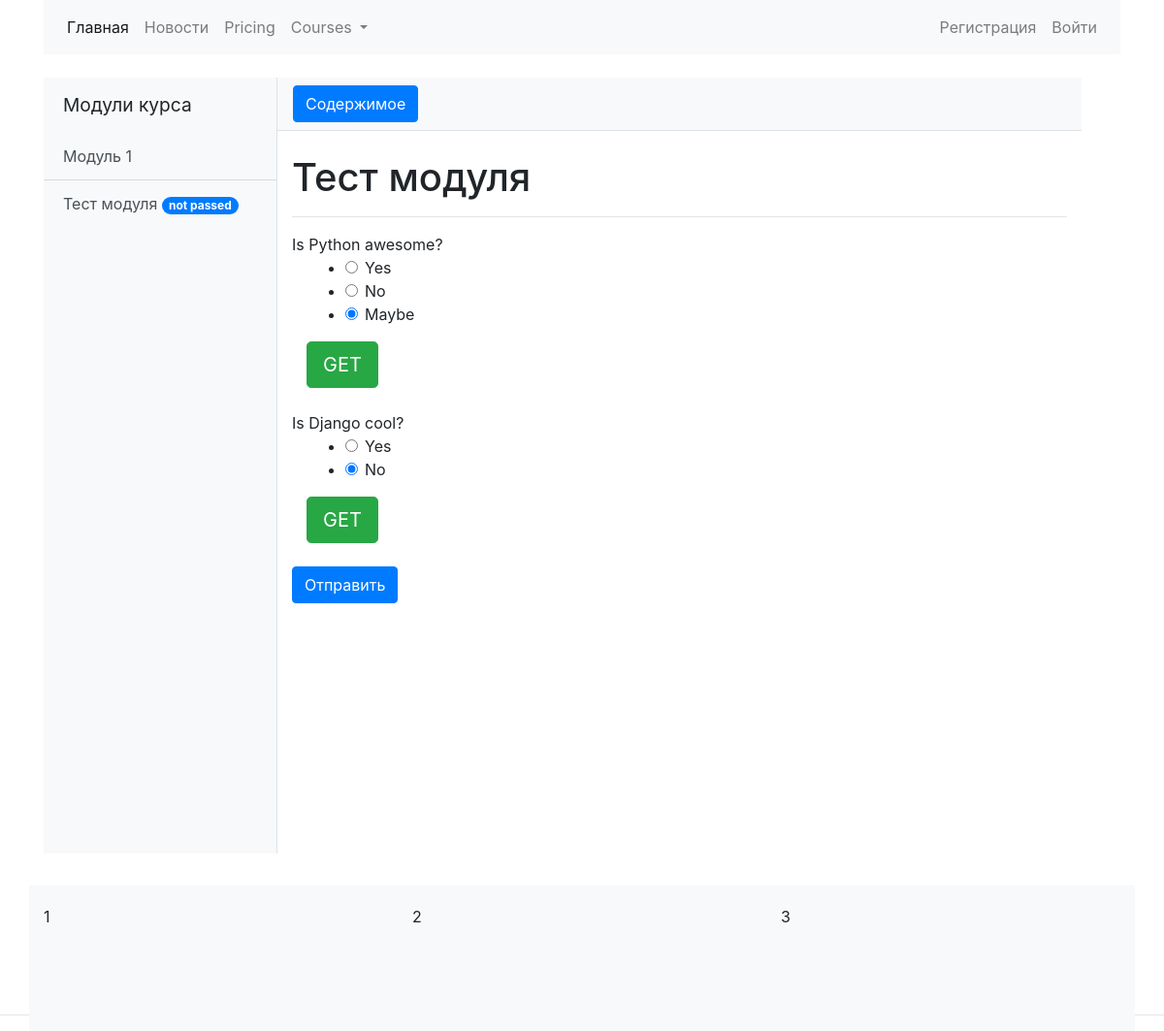
The app's page /courses/test/1 with its own data.
### courses/models.py (models this page shows, shortened)
class CourseAbstractModel(models.Model):
    title = models.CharField(max_length=200, blank=False)
    slug = models.SlugField(max_length=200, unique=True)
    owner = models.ForeignKey(settings.AUTH_USER_MODEL, on_delete=models.CASCADE)
    create_date = models.DateTimeField(auto_now_add=True)
    update_date = models.DateTimeField(auto_now=True)
    class Meta:
        abstract = True
    def __str__(self):
        return self.title

class Module(CourseAbstractModel):
    course = models.ForeignKey(Course, on_delete=models.CASCADE)
    description = RichTextField(blank=True, null=True)
    content = RichTextUploadingField(blank=True, null=True)

class ModuleTest(CourseAbstractModel):
    module = models.OneToOneField(Module, on_delete=models.CASCADE)

class Question(models.Model):
    module_test = models.ForeignKey(ModuleTest, on_delete=models.CASCADE)
    question = models.CharField(max_length=256, null=False, blank=False)

class Answer(models.Model):
    question = models.ForeignKey(Question, on_delete=models.CASCADE)
    answer = models.CharField(max_length=256, blank=False, null=False)
    is_correct = models.BooleanField(default=False)

### courses/views.py (the view, shortened to what this page needs)
# urls.py: path('test/<int:pk>', views.ModuleTestDetailView.as_view(), name='module_test')
class ModuleTestDetailView(DetailView):
    model = models.ModuleTest
    template_name = 'courses/module/module_test_detail.html'
    context_object_name = 'test'
    def get(self, request, *args, **kwargs):
        return super().get(request, *args, **kwargs)

### courses/templates/courses/module/module_test_detail.html (shortened to what this page needs)
{% extends 'index/base.html'%}
{% load static %}
{% block body %}
{% with course=test.module.course %}
  <div class="d-flex" id="wrapper">
{% include 'courses/module_sidebar.html' %}
       <div id="page-content-wrapper">
      <nav class="navbar navbar-expand-lg navbar-light bg-light border-bottom">
        <button class="btn btn-primary" id="menu-toggle">Содержимое</button>
      </nav>
      <div class="container-fluid">
        <h1 class="mt-4">
            {{ test.title }}</h1>
          <hr>
          {% for question in test.question_set.all %}
          {{ question.question }}
          <form action="" method="post">
                  <div class="container">
                      <ul id="test-id">
                          {% for answer in question.answer_set.all %}
                            <li class="t1">
                                <div class="form-check">
                                    <input class="form-check-input" type="radio" name="answer_radio" id="answer_radio" value="{{ answer.id }}" checked>
                                    <label class="form-check-label" for="answer_radio">{{ answer.answer }}</label>
                                </div>
                            </li>
                          {% endfor %}
                      </ul>
                      <button type="button" class="btn btn-success btn-lg answer">GET</button>
                  </div>
          </form>
          <br>
              {% endfor %}
          <input class="btn btn-primary" type="submit" value="Отправить">
      </div>
    </div>
{% endwith %}
      <form action="" method="post">
      </form>
{% endblock %}

### courses/templates/courses/module_sidebar.html
    {% if course.module_set %}
    <div class="bg-light border-right" id="sidebar-wrapper">
      <div class="sidebar-heading">Модули курса </div>
      <div class="list-group list-group-flush">
              {% for class_module in course.module_set.all %}
                  <a href="{% url 'courses:module_detail' class_module.id %}" class="list-group-item list-group-item-action bg-light
                      {% if class_module == module %}disabled{% endif %}">
                      {{ class_module }}
                  </a>
              {% if class_module.moduletest %}
                  <a href="{% url 'courses:module_test' class_module.moduletest.id %}" class="list-group-item list-group-item-action bg-light">{{ class_module.moduletest.title }}
                  <span class="badge badge-primary badge-pill">not passed</span>
                  </a>
              {% endif %}
              {% endfor %}
      </div>
    </div>
    {% endif %}

### static/css/simple-sidebar.css (style rules this page uses)
#wrapper { overflow-x: hidden; }
#sidebar-wrapper { min-height: 100vh; margin-left: -15rem; -webkit-transition: margin .25s ease-out; -moz-transition: margin .25s ease-out; -o-transition: margin .25s ease-out; transition: margin .25s ease-out; }
#sidebar-wrapper .sidebar-heading { padding: 0.875rem 1.25rem; font-size: 1.2rem; }
#sidebar-wrapper .list-group { width: 15rem; }
#page-content-wrapper { min-width: 100vw; }
@media (min-width: 768px) { #sidebar-wrapper { margin-left: 0; } }
@media (min-width: 768px) { #page-content-wrapper { min-width: 0; width: 100%; } }

### static/css/footer.css (style rules this page uses)
html, body { height:100%; }

### records on screen
Module: title "Модуль 1", moduletest "Тест модуля"
ModuleTest: title "Тест модуля"
Question: question "Is Python awesome?"
Answer: answer "Yes"
Answer: answer "No"
Answer: answer "Maybe"
Question: question "Is Django cool?"
Answer: answer "Yes"
Answer: answer "No"
